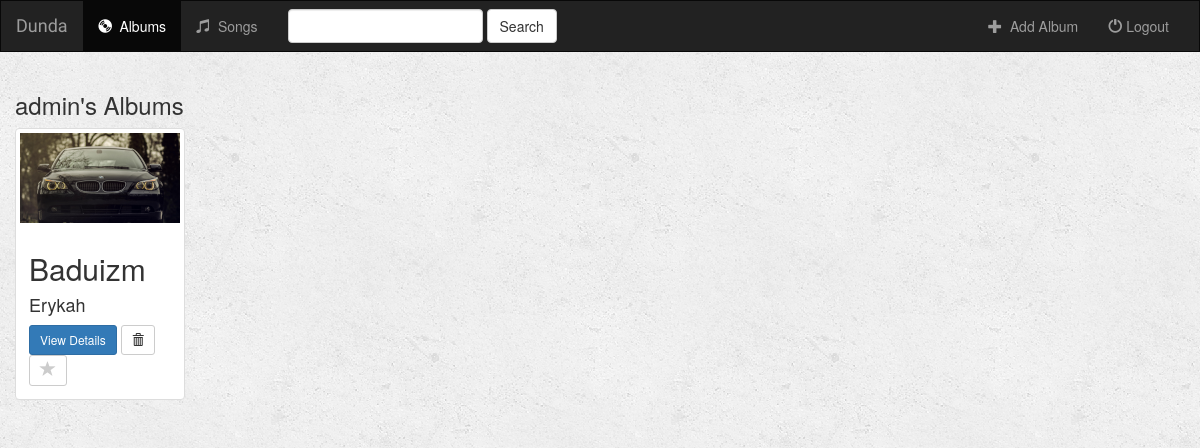
Screenshot of /music/ (signed in) with the database file from the repository.
### music/models.py (models this page shows, shortened)
class Album(models.Model):
    artist = models.CharField(max_length=250)
    album_title = models.CharField(max_length=500)
    genre = models.CharField(max_length=100)
    album_logo = models.FileField()

### music/views.py (the view)
class IndexView(generic.ListView):
    template_name = 'music/index.html'
    context_object_name = 'all_albums'
    def get_queryset(self):
        return Album.objects.all()

### music/templates/music/index.html (shortened to what this page needs)
{% extends 'music/base.html' %}
{% block body %}
<div class="albums-container container-fluid">
    <div class="row">
        <div class="col-sm-12">
            <h3>{{ user.username }}'s Albums</h3>
        </div>
        {% if all_albums %}
            {% for album in all_albums %}
                <div class="col-sm-4 col-lg-2">
                    <div class="thumbnail">
                        <a href="{% url 'music:detail' album.id %}">
                            <img src="{{ album.album_logo.url }}" class="img-responsive">
                        </a>
                        <div class="caption">
                            <h2>{{ album.album_title }}</h2>
                            <h4>{{ album.artist }}</h4>
                            <a href="{% url 'music:detail' album.id %}" class="btn btn-primary btn-sm" role="button">View Details</a>
                            <form action="{% url 'music:album-delete' album.id %}" method="post" style="display: inline;">
                                <button type="submit" class="btn btn-default btn-sm">
                                    <span class="glyphicon glyphicon-trash"></span>
                                </button>
                            </form>
                            <a href="" class="btn btn-default btn-sm btn-favorite" role="button">
                                <span class="glyphicon glyphicon-star {% if album.is_favorite %}active{% endif %}"></span>
                            </a>
                        </div>
                    </div>
                </div>
            {% endfor %}
        {% endif %}
    </div>
</div>
{% endblock %}

### music/static/music/style.css (style rules this page uses)
body { background: white url("images/background.png"); }
.glyphicon-star { color: #CCCCCC; font-size: 16px; }

### rows the page displays
Album: album_logo (picture), album_title "Baduizm", artist "Erykah"

### other values shown
{{ user.username }} "admin"
